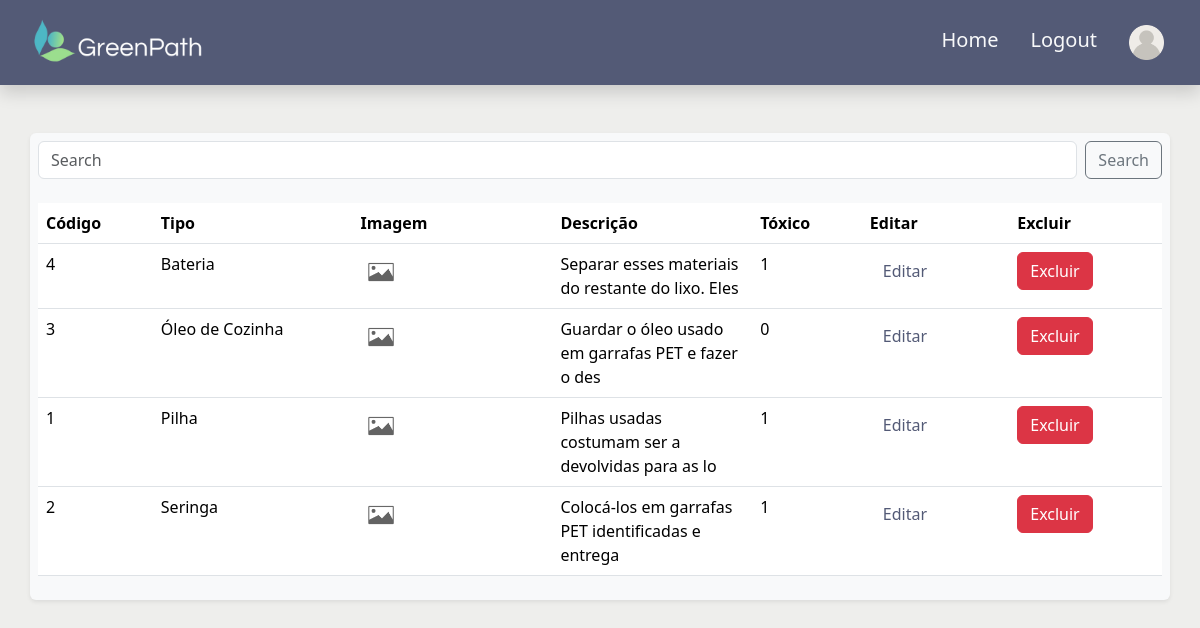
The app's page /src/page/listarResiduos.php, older data.
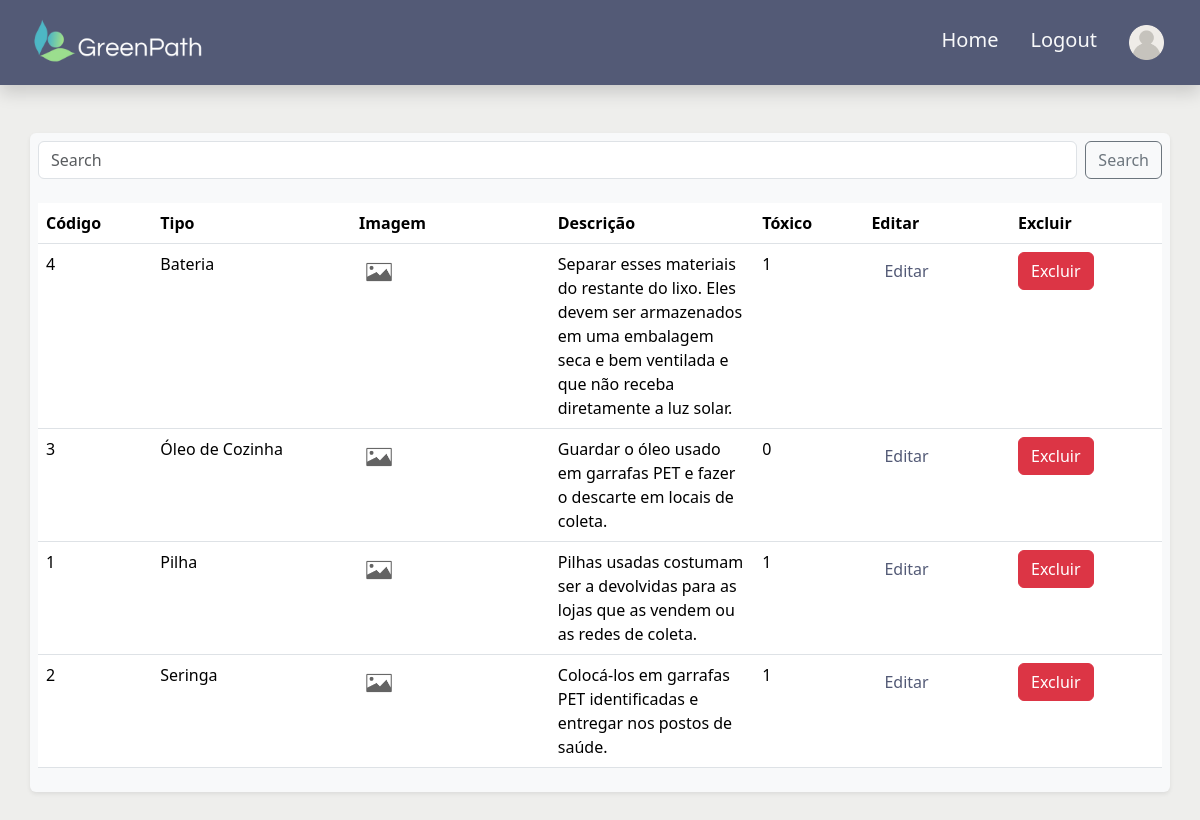
The same page, newer data.
### tables this page shows
CREATE TABLE TipoResiduo (
    id_tipo_residuo INT PRIMARY KEY AUTO_INCREMENT NOT NULL,
    nome VARCHAR(50) NOT NULL,
    descricao VARCHAR(255) NOT NULL,
    toxico BOOLEAN NOT NULL,
    imagem MEDIUMBLOB DEFAULT NULL
);

### src/page/listarResiduos.php (the view, shortened to what this page needs)
<!doctype html>
<html lang="en">
<head>
    <link rel="stylesheet" href="../style/styleIndex.css">
    <link href="https://cdn.jsdelivr.net/npm/bootstrap@5.3.3/dist/css/bootstrap.min.css" rel="stylesheet">
</head>
<body style="background-color: #EEEEEC;">
<?php require '../database/connectDB.php'; ?>
<nav class="navbar navbar-expand-lg shadow p-2 mb-5" style="background-color: #535A76;">
          <div class="container-fluid" style="background-color: #535A76;">
            <a class="navbar-brand" href="../../index.php">
              <img src="../../resources/GreenPath.png" alt="GreenPath" width="200" height="59">
            </a>
            <div class="collapse navbar-collapse" id="navbarNav">
              <ul class="navbar-nav ms-auto">
              <li class="nav-item">
                  <a class="nav-link text-light fs-5 p-3" href="#" onclick="window.location.href='homeAdm.php'">Home</a>
                </li>
                <li class="nav-item">
                  <a class="nav-link text-light fs-5 p-3" href="#" onclick="window.location.href='logout.php'">Logout</a>
                </li>
                <li class="nav-item d-flex align-items-center justify-content-between">
                    <a class="nav-link p-3" href="#" onclick="window.location.href='editarConta.php'">
                        <img src="../../resources/do-utilizador.png" alt="GreenPath" style="max-width: 35px;"></a>
                </li>
              </ul>
            </div>
          </div>
        </nav>
    <?php
        $conn = new mysqli($servername, $username, $password, $database);
        if (!empty($_GET['search'])) {
            $searchValue = $_GET['search'];
            $sql = "SELECT id_tipo_residuo, nome, imagem, descricao, toxico
                    FROM TipoResiduo
                    WHERE nome LIKE '%$searchValue%' OR descricao LIKE '%$searchValue%'
                    ORDER BY nome";
        } else {
            $sql = "SELECT id_tipo_residuo, nome, imagem, descricao, toxico
                    FROM TipoResiduo ORDER BY nome";
        }
        echo "<div class='container text-bg-light rounded shadow-sm p-2 mb-5'>";
        echo "<form class='d-flex' role='search' onsubmit='event.preventDefault(); searchData();'>
                <input class='form-control me-2' id='search' type='search' placeholder='Search' aria-label='Search'>
                <button class='btn btn-outline-secondary' type='submit'>Search</button>
              </form><br>";
        if ($result = mysqli_query($conn, $sql)) {
            echo "<table class='table'>";
            echo "<tr>
                    <th width='5%'>Código</th>
                    <th width='10%'>Tipo</th>
                    <th width='10%'>Imagem</th>
                    <th width='10%'>Descrição</th>
                    <th width='5%'>Tóxico</th>
                    <th width='7%'>Editar</th>
                    <th width='7%'>Excluir</th>
                  </tr>";
            if (mysqli_num_rows($result) > 0) {
                while ($row = mysqli_fetch_assoc($result)) {
                    $cod = $row["id_tipo_residuo"];
                    echo "<tr>";
                    echo "<td>" . $cod . "</td>";
                    echo "<td>" . $row["nome"] . "</td>";
                    if ($row['imagem']) {?>
                        <td>
                            <img id="imagemSelecionada" class="rounded-circle" style='max-width: 40px;'  />
                        </td>
                        <?php
                    } else {
                        ?>
                        <td>
                            <img id="imagemSelecionada" class="rounded-circle" src="../../resources/fotoIcon.jpg" style='max-width: 40px;' />
                        </td>
                        <?php
                    }
                    echo "<td>" . $row["descricao"] . "</td>";
                    echo "<td>" . $row["toxico"] . "</td>";
                    echo "<td><a class='btn btn-ligth' style='color: #535A76;' href='editarResiduo.php?id=" . $cod . "'>Editar</a></td>";
                    echo "<td><a class='btn btn-danger' href='excluirResiduo.php?id=" . $cod . "'>Excluir</a></td>";
                    echo "</tr>";
                }
            }
            echo "</table>";
            echo "</div>";
        } else {
            echo "Erro executando SELECT: " . mysqli_error($conn);
        }
    ?>
</body>
</html>

Row changes from the older to the newer data that the page shows:
changed tiporesiduo "Bateria": descricao "Separar esses materiais do restante do lixo. Eles" → "Separar esses materiais do restante do lixo. Eles devem ser armazenados em uma embalagem seca e bem ventilada e que não receba diretamente a luz solar."
changed tiporesiduo "Óleo de Cozinha": descricao "Guardar o óleo usado em garrafas PET e fazer o des" → "Guardar o óleo usado em garrafas PET e fazer o descarte em locais de coleta."
changed tiporesiduo "Pilha": descricao "Pilhas usadas costumam ser a devolvidas para as lo" → "Pilhas usadas costumam ser a devolvidas para as lojas que as vendem ou as redes de coleta."
changed tiporesiduo "Seringa": descricao "Colocá-los em garrafas PET identificadas e entrega" → "Colocá-los em garrafas PET identificadas e entregar nos postos de saúde."
